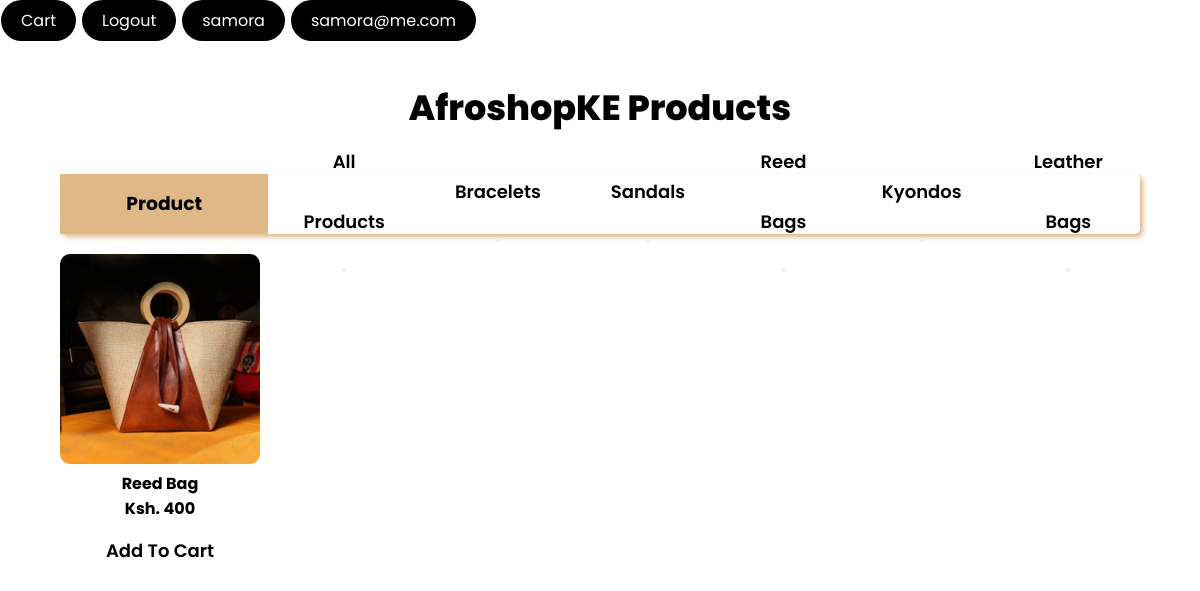
The page /mainPage (signed in) on the database as committed earlier.
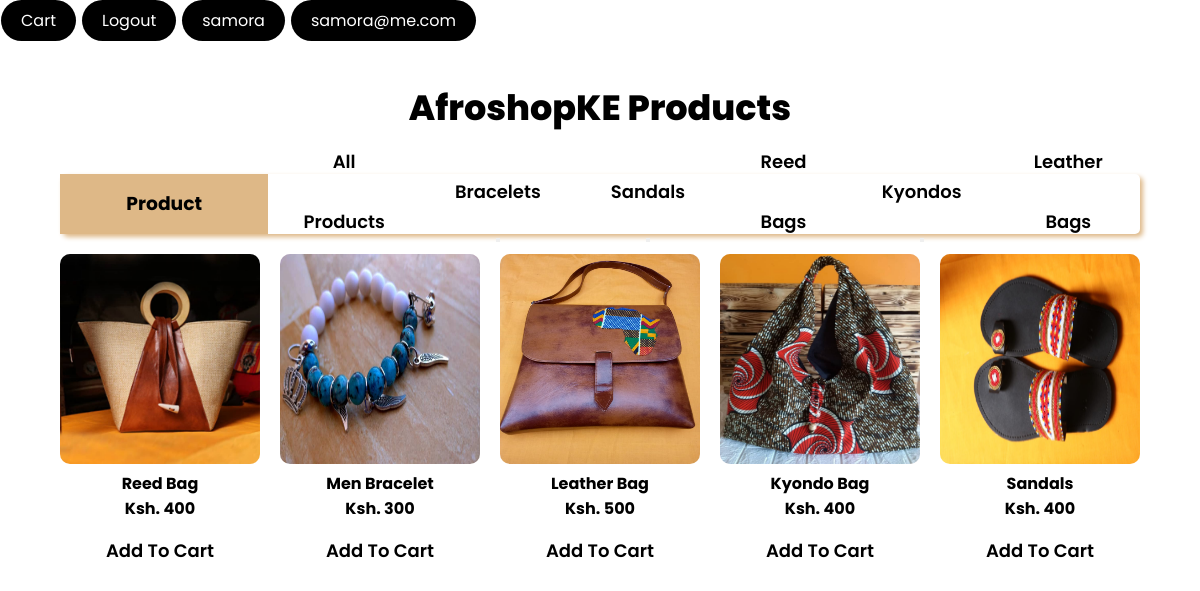
The same page on the database as committed later.
### mainApp/models.py (models this page shows, shortened)
class Product(models.Model):
    image = models.ImageField(upload_to="productImages/")
    name = models.CharField(max_length=20, null=False, blank=False)
    code = models.CharField(max_length=10, null=False, blank=False)
    price = models.IntegerField(null=False, blank=False)
    type = models.ForeignKey(ProductType, on_delete=models.deletion.CASCADE)
    quatity = models.IntegerField(null=False, blank=False)
    created = models.DateField(auto_now=True)
    updated = models.DateField(auto_now_add=True)
    class Meta:
        ordering = ['-updated', '-created']

### mainApp/views.py (the view)
# urls.py: path('mainPage', render_mainpage, name="userpage"),
def render_mainpage(request):
    queryset = Product.objects.all()
    if request.user.is_authenticated:
        username = request.user.username
        email = request.user.email
        return render(request, 'userpage.html', {'username': username, 'email':email, "products":queryset})
    return HttpResponseRedirect("/login")

### mainApp/templates/userpage.html (shortened to what this page needs)
{% load static %}
<!DOCTYPE html>
<html lang="en">
<head>
    <link rel="stylesheet" type="text/css" href="{% static 'userpage.css' %}">
</head>
<body>
    <header>
        <ul>
            <li><a href="{% url 'basket' %}">Cart</a></li>
            <li><a href="{% url 'logout' %}">Logout </a></li>
            <li><a href="#">{{ username }}</a></li>
            <li><a href="#">{{ email }}</a></li>
        </ul>
    </header>
    <div class="container">
        <h1>AfroshopKE Products</h1>
        <div class="top-content">
            <h3>
                <form> {% csrf_token %}
                    Product Gallery
                </form>
            </h3>
            <div>
                <form action="{% url 'filterProducts' %}" method="POST">
                    <label for="all">All Products </label>
                    <button id="all" type="submit" />
                </form>
            </div>
            <div>
                <form action="{% url 'filterProducts' %}" method="POST">
                    <label for="Bracelet">Bracelets </label>
                    <button id="Bracelet" type="submit" />
                </form>
            </div>
            <div>
                <form action="{% url 'filterProducts' %}" method="POST">
                    <label for="Sandals">Sandals </label>
                    <button id="Sandals" type="submit" />
                </form>
            </div>
            <div>
                <form action="{% url 'filterProducts' %}" method="POST">
                    <label for="reed_bags">Reed Bags </label>
                    <button id="reed_bags" type="submit" />
                </form>
            </div>
            <div>
                <form action="{% url 'filterProducts' %}" method="POST">
                    <label for="Kyondos">Kyondos </label>
                    <button id="Kyondos" type="submit" />
                </form>
            </div>
            <div>
                <form action="{% url 'filterProducts' %}" method="POST">
                    <label for="leather_bag">Leather Bags </label>
                    <button id="leather_bag" type="submit" />
                </form>
            </div>
        </div>
        <div>
            <div class="products-gallery">
            {% for product in products %}
                 <div class="pic  braceletes">
                    <img src="{{ product.image.url }}">
                    <p>
                         <h4>   {{ product.name }} <br/>
                                Ksh. {{ product.price }} </br>
                                <form action="addToCart" method="POST" >
                                    <label for="purchase">Add To Cart</label>
                                </form>
                        </h4>
                    </p>
                </div>
            {% endfor %}
            </div>
        </div>
    </div>
</body>
</html>

### mainApp/static/userpage.css (style rules this page uses)
* { margin: 0; padding: 0; box-sizing: border-box; font-family: "Poppins", sans-serif; outline: 0; }
header ul { position: relative; display: flex; }
header ul li { list-style-type: none; }
header ul li a { display: inline-block; background-color: black; color: #fff; padding: 8px 20px; border-radius: 40px; font-weight: 400; margin-left: 1px; margin-right: 5px; text-decoration: none; }
.container { width: 100%; text-align: center; }
h1 { font-weight: 800; font-size: 35px; position: relative; margin: 40px 0; }
h1::before { content: ""; position: absolute; width: 100px; height: 3px; bottom: -10px; left: 50%; transform: translateX(-50%); animation: animate 4s linear infinite; }
.top-content { width: 90%; margin: 0 auto 20px; height: 60px; display: flex; align-items: center; border-radius: 5px; box-shadow: 3px 3px 5px burlywood; }
h3 { height: 100%; background-color: burlywood; line-height: 60px; padding: 0 50px; color: black; }
label { display: inline-block; height: 100%; padding: 0 5px; margin: 0 30px; line-height: 60px; font-size: 18px; font-weight: 600; cursor: pointer; transition: 0.5s; }
.products-gallery { width: 90%; margin: auto; display: grid; grid-template-columns: repeat(5, 1fr); grid-gap: 20px; }
.pic { position: relative; height: 350px; cursor: pointer; }
.pic img { width: 100%; height: 60%; border-radius: 10px; }

Rows that differ between the two databases and show on the page:
added Product: image (picture), name "Men Bracelet", price "300"
added Product: image (picture), name "Leather Bag", price "500"
added Product: image (picture), name "Kyondo Bag", price "400"
added Product: image (picture), name "Sandals", price "400"
